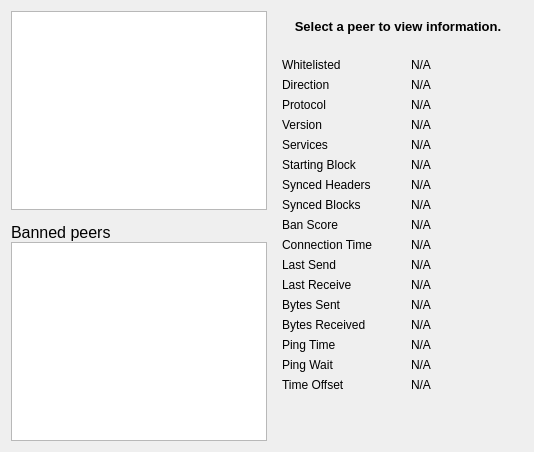
     <widget class="QWidget" name="tab_peers">
      <attribute name="title">
       <string>&amp;Peers</string>
      </attribute>
      <layout class="QGridLayout" name="gridLayout_2">
       <item row="0" column="0" rowspan="2">
        <layout class="QVBoxLayout" name="verticalLayout_101">
         <property name="spacing">
          <number>0</number>
         </property>
         <item>
          <widget class="QTableView" name="peerWidget">
           <property name="horizontalScrollBarPolicy">
            <enum>Qt::ScrollBarAsNeeded</enum>
           </property>
           <property name="sortingEnabled">
            <bool>true</bool>
           </property>
           <attribute name="horizontalHeaderHighlightSections">
            <bool>false</bool>
           </attribute>
          </widget>
         </item>
         <item>
          <widget class="QLabel" name="banHeading">
           <property name="sizePolicy">
            <sizepolicy hsizetype="Preferred" vsizetype="Minimum">
             <horstretch>0</horstretch>
             <verstretch>0</verstretch>
            </sizepolicy>
           </property>
           <property name="minimumSize">
            <size>
             <width>250</width>
             <height>32</height>
            </size>
           </property>
           <property name="maximumSize">
            <size>
             <width>16777215</width>
             <height>32</height>
            </size>
           </property>
           <property name="font">
            <font>
             <pointsize>12</pointsize>
            </font>
           </property>
           <property name="cursor">
            <cursorShape>IBeamCursor</cursorShape>
           </property>
           <property name="text">
            <string>Banned peers</string>
           </property>
           <property name="alignment">
            <set>Qt::AlignBottom|Qt::AlignLeading|Qt::AlignLeft</set>
           </property>
           <property name="wordWrap">
            <bool>true</bool>
           </property>
           <property name="textInteractionFlags">
            <set>Qt::NoTextInteraction</set>
           </property>
          </widget>
         </item>
         <item>
          <widget class="QTableView" name="banlistWidget">
           <property name="sizePolicy">
            <sizepolicy hsizetype="Expanding" vsizetype="Expanding">
             <horstretch>0</horstretch>
             <verstretch>0</verstretch>
            </sizepolicy>
           </property>
           <property name="horizontalScrollBarPolicy">
            <enum>Qt::ScrollBarAsNeeded</enum>
           </property>
           <property name="sortingEnabled">
            <bool>true</bool>
           </property>
           <attribute name="horizontalHeaderHighlightSections">
            <bool>false</bool>
           </attribute>
          </widget>
         </item>
        </layout>
       </item>
       <item row="0" column="1">
        <widget class="QLabel" name="peerHeading">
         <property name="sizePolicy">
          <sizepolicy hsizetype="Preferred" vsizetype="Minimum">
           <horstretch>0</horstretch>
           <verstretch>0</verstretch>
          </sizepolicy>
         </property>
         <property name="minimumSize">
          <size>
           <width>250</width>
           <height>32</height>
          </size>
         </property>
         <property name="font">
          <font>
           <pointsize>10</pointsize>
           <weight>75</weight>
           <bold>true</bold>
          </font>
         </property>
         <property name="cursor">
          <cursorShape>IBeamCursor</cursorShape>
         </property>
         <property name="text">
          <string>&lt;html&gt;&lt;head/&gt;&lt;body&gt;&lt;p&gt;Select a peer to view information.&lt;/p&gt;&lt;/body&gt;&lt;/html&gt;</string>
         </property>
         <property name="alignment">
          <set>Qt::AlignCenter</set>
         </property>
         <property name="wordWrap">
          <bool>true</bool>
         </property>
         <property name="textInteractionFlags">
          <set>Qt::LinksAccessibleByMouse|Qt::TextSelectableByKeyboard|Qt::TextSelectableByMouse</set>
         </property>
        </widget>
       </item>
       <item row="1" column="1">
        <widget class="QWidget" name="detailWidget" native="true">
         <property name="minimumSize">
          <size>
           <width>250</width>
           <height>0</height>
          </size>
         </property>
         <layout class="QGridLayout" name="gridLayout_3">
          <item row="0" column="0">
           <widget class="QLabel" name="label_30">
            <property name="text">
             <string>Whitelisted</string>
            </property>
           </widget>
          </item>
          <item row="0" column="2">
           <widget class="QLabel" name="peerWhitelisted">
            <property name="cursor">
             <cursorShape>IBeamCursor</cursorShape>
            </property>
            <property name="text">
             <string>N/A</string>
            </property>
            <property name="textFormat">
             <enum>Qt::PlainText</enum>
            </property>
            <property name="textInteractionFlags">
             <set>Qt::LinksAccessibleByMouse|Qt::TextSelectableByKeyboard|Qt::TextSelectableByMouse</set>
            </property>
           </widget>
          </item>
          <item row="1" column="0">
           <widget class="QLabel" name="label_23">
            <property name="text">
             <string>Direction</string>
            </property>
           </widget>
          </item>
          <item row="1" column="2">
           <widget class="QLabel" name="peerDirection">
            <property name="cursor">
             <cursorShape>IBeamCursor</cursorShape>
            </property>
            <property name="text">
             <string>N/A</string>
            </property>
            <property name="textFormat">
             <enum>Qt::PlainText</enum>
            </property>
            <property name="textInteractionFlags">
             <set>Qt::LinksAccessibleByMouse|Qt::TextSelectableByKeyboard|Qt::TextSelectableByMouse</set>
            </property>
           </widget>
          </item>
          <item row="2" column="0">
           <widget class="QLabel" name="label_21">
            <property name="text">
             <string>Protocol</string>
            </property>
           </widget>
          </item>
          <item row="2" column="2">
           <widget class="QLabel" name="peerVersion">
            <property name="cursor">
             <cursorShape>IBeamCursor</cursorShape>
            </property>
            <property name="text">
             <string>N/A</string>
            </property>
            <property name="textFormat">
             <enum>Qt::PlainText</enum>
            </property>
            <property name="textInteractionFlags">
             <set>Qt::LinksAccessibleByMouse|Qt::TextSelectableByKeyboard|Qt::TextSelectableByMouse</set>
            </property>
           </widget>
          </item>
          <item row="3" column="0">
           <widget class="QLabel" name="label_28">
            <property name="text">
             <string>Version</string>
            </property>
           </widget>
          </item>
          <item row="3" column="2">
           <widget class="QLabel" name="peerSubversion">
            <property name="cursor">
             <cursorShape>IBeamCursor</cursorShape>
            </property>
            <property name="text">
             <string>N/A</string>
            </property>
            <property name="textFormat">
             <enum>Qt::PlainText</enum>
            </property>
            <property name="textInteractionFlags">
             <set>Qt::LinksAccessibleByMouse|Qt::TextSelectableByKeyboard|Qt::TextSelectableByMouse</set>
            </property>
           </widget>
          </item>
          <item row="4" column="0">
           <widget class="QLabel" name="label_4">
            <property name="text">
             <string>Services</string>
            </property>
           </widget>
          </item>
          <item row="4" column="2">
           <widget class="QLabel" name="peerServices">
            <property name="cursor">
             <cursorShape>IBeamCursor</cursorShape>
            </property>
            <property name="text">
             <string>N/A</string>
            </property>
            <property name="textFormat">
             <enum>Qt::PlainText</enum>
            </property>
            <property name="textInteractionFlags">
             <set>Qt::LinksAccessibleByMouse|Qt::TextSelectableByKeyboard|Qt::TextSelectableByMouse</set>
            </property>
           </widget>
          </item>
          <item row="5" column="0">
           <widget class="QLabel" name="label_29">
            <property name="text">
             <string>Starting Block</string>
            </property>
           </widget>
          </item>
          <item row="5" column="2">
           <widget class="QLabel" name="peerHeight">
            <property name="cursor">
             <cursorShape>IBeamCursor</cursorShape>
            </property>
            <property name="text">
             <string>N/A</string>
            </property>
            <property name="textFormat">
             <enum>Qt::PlainText</enum>
            </property>
            <property name="textInteractionFlags">
             <set>Qt::LinksAccessibleByMouse|Qt::TextSelectableByKeyboard|Qt::TextSelectableByMouse</set>
            </property>
           </widget>
          </item>
          <item row="6" column="0">
           <widget class="QLabel" name="label_27">
            <property name="text">
             <string>Synced Headers</string>
            </property>
           </widget>
          </item>
          <item row="6" column="2">
           <widget class="QLabel" name="peerSyncHeight">
            <property name="cursor">
             <cursorShape>IBeamCursor</cursorShape>
            </property>
            <property name="text">
             <string>N/A</string>
            </property>
            <property name="textFormat">
             <enum>Qt::PlainText</enum>
            </property>
            <property name="textInteractionFlags">
             <set>Qt::LinksAccessibleByMouse|Qt::TextSelectableByKeyboard|Qt::TextSelectableByMouse</set>
            </property>
           </widget>
          </item>
          <item row="7" column="0">
           <widget class="QLabel" name="label_25">
            <property name="text">
             <string>Synced Blocks</string>
            </property>
           </widget>
          </item>
          <item row="7" column="2">
           <widget class="QLabel" name="peerCommonHeight">
            <property name="cursor">
             <cursorShape>IBeamCursor</cursorShape>
            </property>
            <property name="text">
             <string>N/A</string>
            </property>
            <property name="textFormat">
             <enum>Qt::PlainText</enum>
            </property>
            <property name="textInteractionFlags">
             <set>Qt::LinksAccessibleByMouse|Qt::TextSelectableByKeyboard|Qt::TextSelectableByMouse</set>
            </property>
           </widget>
          </item>
          <item row="8" column="0">
           <widget class="QLabel" name="label_24">
            <property name="text">
             <string>Ban Score</string>
            </property>
           </widget>
          </item>
          <item row="8" column="2">
           <widget class="QLabel" name="peerBanScore">
            <property name="cursor">
             <cursorShape>IBeamCursor</cursorShape>
            </property>
            <property name="text">
             <string>N/A</string>
            </property>
            <property name="textFormat">
             <enum>Qt::PlainText</enum>
            </property>
            <property name="textInteractionFlags">
             <set>Qt::LinksAccessibleByMouse|Qt::TextSelectableByKeyboard|Qt::TextSelectableByMouse</set>
            </property>
           </widget>
          </item>
          <item row="9" column="0">
           <widget class="QLabel" name="label_22">
            <property name="text">
             <string>Connection Time</string>
            </property>
           </widget>
          </item>
          <item row="9" column="2">
           <widget class="QLabel" name="peerConnTime">
            <property name="cursor">
             <cursorShape>IBeamCursor</cursorShape>
            </property>
            <property name="text">
             <string>N/A</string>
            </property>
            <property name="textFormat">
             <enum>Qt::PlainText</enum>
            </property>
            <property name="textInteractionFlags">
             <set>Qt::LinksAccessibleByMouse|Qt::TextSelectableByKeyboard|Qt::TextSelectableByMouse</set>
            </property>
           </widget>
          </item>
          <item row="10" column="0">
           <widget class="QLabel" name="label_15">
            <property name="text">
             <string>Last Send</string>
            </property>
           </widget>
          </item>
          <item row="10" column="2">
           <widget class="QLabel" name="peerLastSend">
            <property name="cursor">
             <cursorShape>IBeamCursor</cursorShape>
            </property>
            <property name="text">
             <string>N/A</string>
            </property>
            <property name="textFormat">
             <enum>Qt::PlainText</enum>
            </property>
            <property name="textInteractionFlags">
             <set>Qt::LinksAccessibleByMouse|Qt::TextSelectableByKeyboard|Qt::TextSelectableByMouse</set>
            </property>
           </widget>
          </item>
          <item row="11" column="0">
           <widget class="QLabel" name="label_19">
            <property name="text">
             <string>Last Receive</string>
            </property>
           </widget>
          </item>
          <item row="11" column="2">
           <widget class="QLabel" name="peerLastRecv">
            <property name="cursor">
             <cursorShape>IBeamCursor</cursorShape>
            </property>
            <property name="text">
             <string>N/A</string>
            </property>
            <property name="textFormat">
             <enum>Qt::PlainText</enum>
            </property>
            <property name="textInteractionFlags">
             <set>Qt::LinksAccessibleByMouse|Qt::TextSelectableByKeyboard|Qt::TextSelectableByMouse</set>
            </property>
           </widget>
          </item>
          <item row="12" column="0">
           <widget class="QLabel" name="label_18">
            <property name="text">
             <string>Bytes Sent</string>
            </property>
           </widget>
          </item>
          <item row="12" column="2">
           <widget class="QLabel" name="peerBytesSent">
            <property name="cursor">
             <cursorShape>IBeamCursor</cursorShape>
            </property>
            <property name="text">
             <string>N/A</string>
            </property>
            <property name="textFormat">
             <enum>Qt::PlainText</enum>
            </property>
            <property name="textInteractionFlags">
             <set>Qt::LinksAccessibleByMouse|Qt::TextSelectableByKeyboard|Qt::TextSelectableByMouse</set>
            </property>
           </widget>
          </item>
          <item row="13" column="0">
           <widget class="QLabel" name="label_20">
            <property name="text">
             <string>Bytes Received</string>
            </property>
           </widget>
          </item>
          <item row="13" column="2">
           <widget class="QLabel" name="peerBytesRecv">
            <property name="cursor">
             <cursorShape>IBeamCursor</cursorShape>
            </property>
            <property name="text">
             <string>N/A</string>
            </property>
            <property name="textFormat">
             <enum>Qt::PlainText</enum>
            </property>
            <property name="textInteractionFlags">
             <set>Qt::LinksAccessibleByMouse|Qt::TextSelectableByKeyboard|Qt::TextSelectableByMouse</set>
            </property>
           </widget>
          </item>
          <item row="14" column="0">
           <widget class="QLabel" name="label_26">
            <property name="text">
             <string>Ping Time</string>
            </property>
           </widget>
          </item>
          <item row="14" column="2">
           <widget class="QLabel" name="peerPingTime">
            <property name="cursor">
             <cursorShape>IBeamCursor</cursorShape>
            </property>
            <property name="text">
             <string>N/A</string>
            </property>
            <property name="textFormat">
             <enum>Qt::PlainText</enum>
            </property>
            <property name="textInteractionFlags">
             <set>Qt::LinksAccessibleByMouse|Qt::TextSelectableByKeyboard|Qt::TextSelectableByMouse</set>
            </property>
           </widget>
          </item>
          <item row="15" column="0">
           <widget class="QLabel" name="peerPingWaitLabel">
            <property name="toolTip">
             <string>The duration of a currently outstanding ping.</string>
            </property>
            <property name="text">
             <string>Ping Wait</string>
            </property>
           </widget>
          </item>
          <item row="15" column="2">
           <widget class="QLabel" name="peerPingWait">
            <property name="cursor">
             <cursorShape>IBeamCursor</cursorShape>
            </property>
            <property name="text">
             <string>N/A</string>
            </property>
            <property name="textFormat">
             <enum>Qt::PlainText</enum>
            </property>
            <property name="textInteractionFlags">
             <set>Qt::LinksAccessibleByMouse|Qt::TextSelectableByKeyboard|Qt::TextSelectableByMouse</set>
            </property>
           </widget>
          </item>
          <item row="16" column="0">
           <widget class="QLabel" name="label_timeoffset">
            <property name="text">
             <string>Time Offset</string>
            </property>
           </widget>
          </item>
          <item row="16" column="2">
           <widget class="QLabel" name="timeoffset">
            <property name="cursor">
             <cursorShape>IBeamCursor</cursorShape>
            </property>
            <property name="text">
             <string>N/A</string>
            </property>
            <property name="textFormat">
             <enum>Qt::PlainText</enum>
            </property>
            <property name="textInteractionFlags">
             <set>Qt::LinksAccessibleByMouse|Qt::TextSelectableByKeyboard|Qt::TextSelectableByMouse</set>
            </property>
           </widget>
          </item>
          <item row="17" column="1">
           <spacer name="verticalSpacer_3">
            <property name="orientation">
             <enum>Qt::Vertical</enum>
            </property>
            <property name="sizeHint" stdset="0">
             <size>
              <width>20</width>
              <height>40</height>
             </size>
            </property>
           </spacer>
          </item>
         </layout>
        </widget>
       </item>
      </layout>
     </widget>
